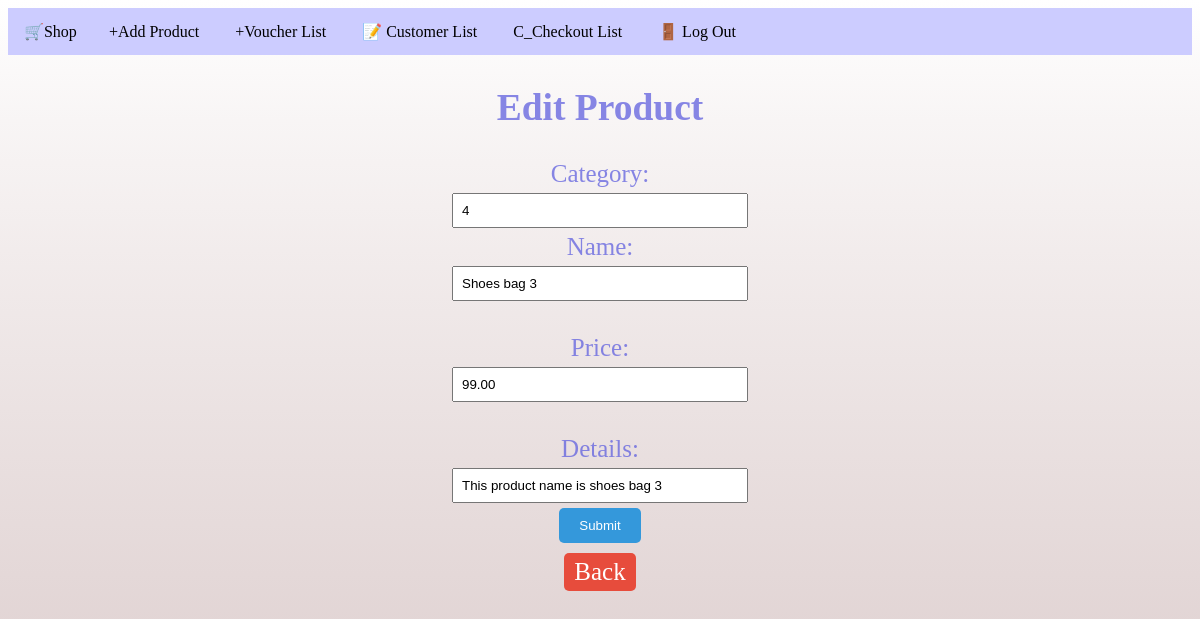
The app's page /A_edit_product.php?no=382 with its own data.
### tables this page shows
CREATE TABLE `products` (
  `id` int(11) NOT NULL,
  `category` varchar(50) NOT NULL,
  `name` varchar(255) NOT NULL,
  `price` decimal(10,2) NOT NULL,
  `image` varchar(100) NOT NULL,
  `details` varchar(255) NOT NULL
);

### A_edit_product.php (the view, shortened to what this page needs)
<?php
    include('connection.php');
                                $row = isset($_GET['no']) ? $_GET['no'] : '';
    $sql = "SELECT * FROM products WHERE id = $row";
$result = mysqli_query($condb, $sql);
    if ($result) {
        $data = mysqli_fetch_array($result);
            } else {
                $message = "Error fetching data: " . mysqli_error($condb);
                    }
                ?>
            <html>
        <head>
<link href="css/A_edit_product.css" rel="stylesheet"/>
    <?php include 'A_header.php'; ?>
        </head>
            <body>
            <form name="frmProduct" method="post" action="A_edit_product.php?no=<?php echo $row; ?>" enctype="multipart/form-data">
                     <div class='box2'>
                        <h2>Edit Product</h2>
                    Category: <br>
                <input type="text" name="category" class="txtField" value="<?php echo $data['category']; ?>">
            <br>
        Name: <br>
    <input type="text" name="name" class="txtField" value="<?php echo $data['name']; ?>">
<br>
    <br>
        Price: <br>
            <input type="text" name="price" class="txtField" value="<?php echo $data['price']; ?>">
                <br>
                    <br>
                        Details: <br>
                    <input type="text" name="details" class="txtField" value="<?php echo $data['details']; ?>">
                <br>
            <input type="submit" name="submit" value="Submit" class="btn info"><br>
        <a class="back" type="button" href="A_product.php">Back</a>
    </div>
</form>
    </body>
</html>

### css/A_edit_product.css (style rules this page uses)
body { background: linear-gradient( #ffffff, 45%,rgb(219, 203, 203)); }
form { color:rgba(100, 100, 223, 0.774); text-align: center; font-size: 25px; }
.txtField { width: 25%; padding: 8px; margin: 5px 0; box-sizing: border-box; }
input[type="submit"] { background-color: #3498db; color: #ffffff; padding: 10px 20px; border: none; border-radius: 5px; cursor: pointer; }
a.back { display: inline-block; background-color: #e74c3c; color: #ffffff; padding: 5px 10px; text-decoration: none; border-radius: 5px; margin-top: 10px; }

### records on screen
products: category "4", name "Shoes bag 3", price "99.00", details "This product name is shoes bag 3"
